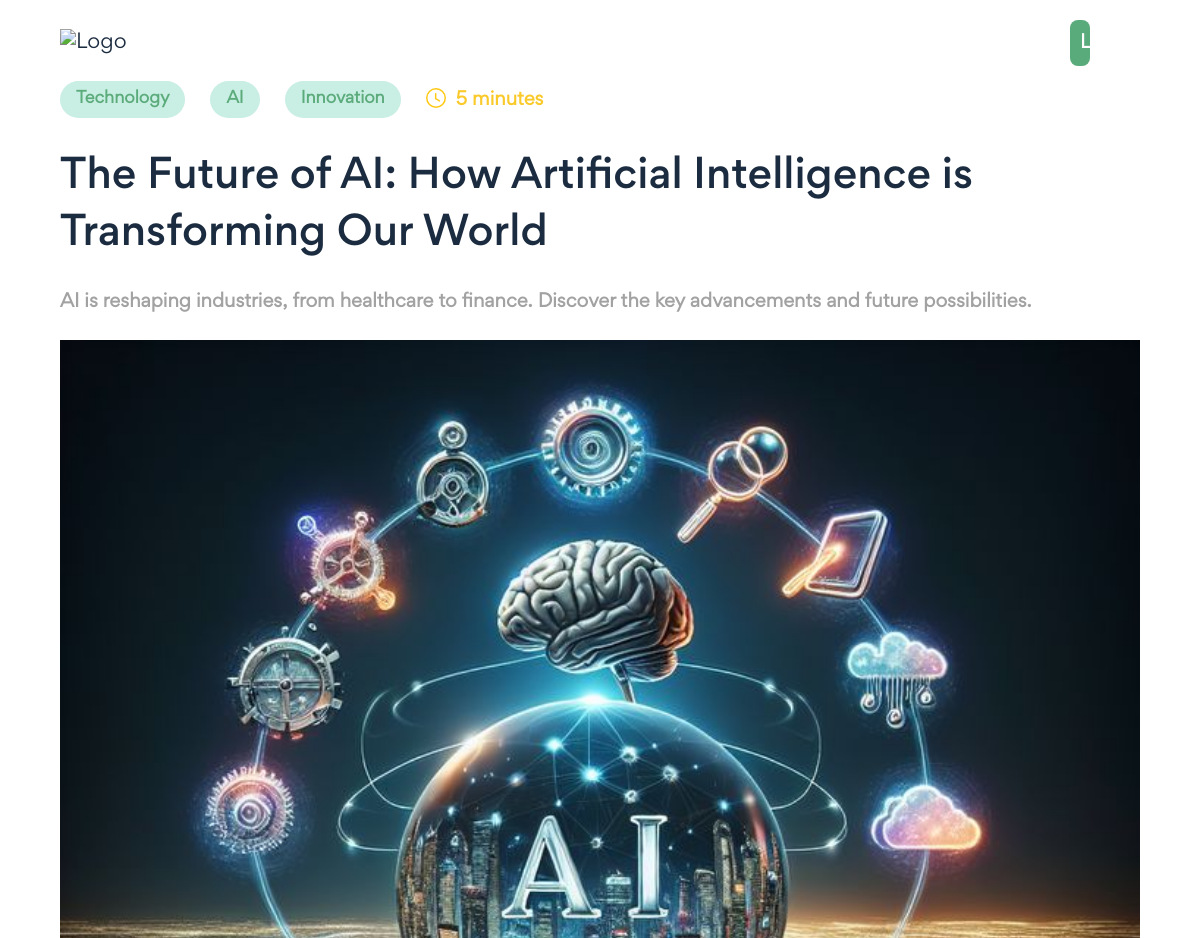
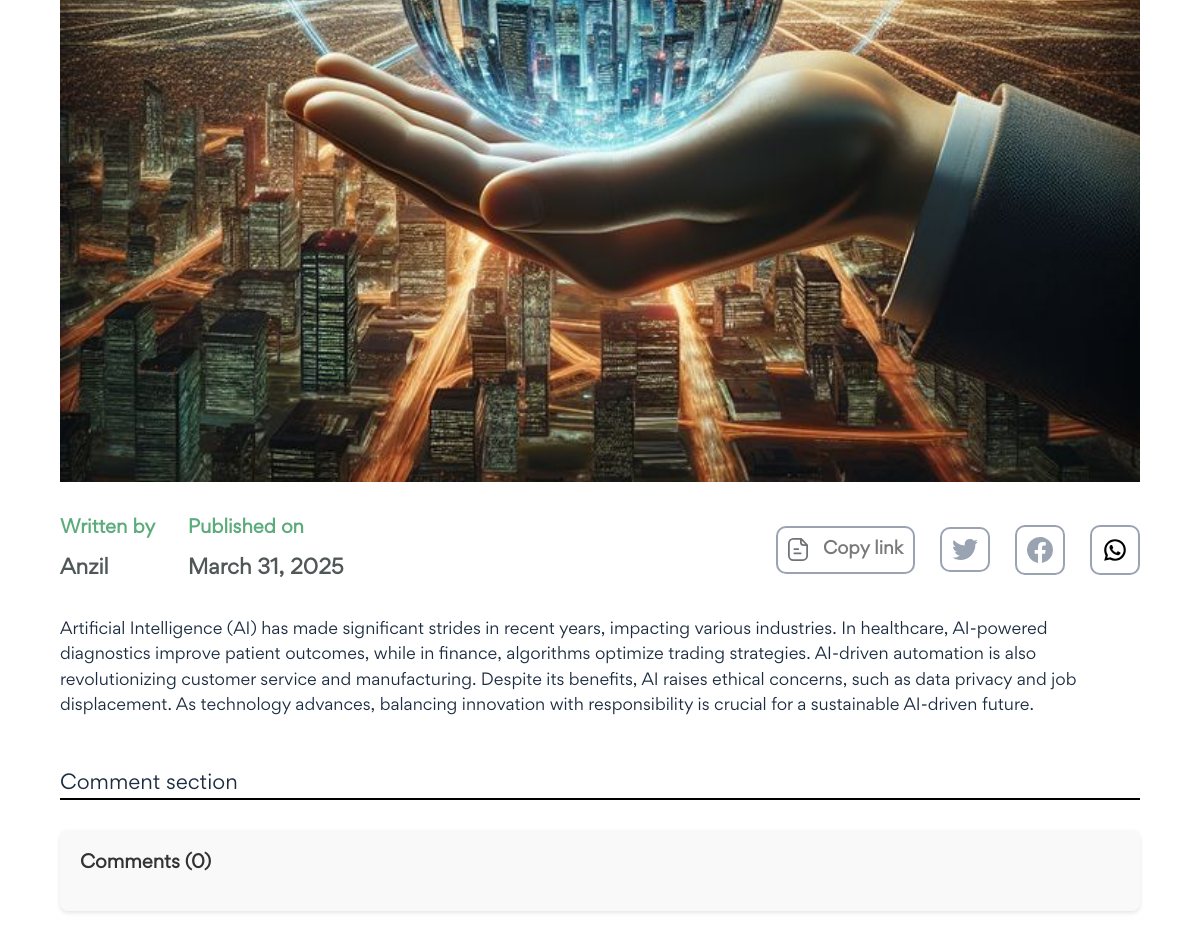
Page /79/ on the committed database (2 pictures, top to bottom).
### posts/models.py (models this page shows, shortened)
class Category(models.Model):
    title = models.CharField(max_length=50)
    class Meta:
        verbose_name_plural = "categories"

class Post(models.Model):
    title = models.CharField(max_length=200)
    short_description = models.TextField()
    description = models.TextField()
    categories = models.ManyToManyField("posts.Category")
    time_to_read = models.CharField(max_length=100)
    featured_image = models.ImageField(upload_to="posts/")
    author = models.ForeignKey("posts.Author", on_delete=models.CASCADE)
    published_date = models.DateField()
    is_draft = models.BooleanField(default=False)
    is_deleted = models.BooleanField(default=False)

class Author(models.Model):
    name = models.CharField(max_length=200)
    user = models.OneToOneField("auth.User",on_delete=models.CASCADE)

### web/views.py (the view, shortened to what this page needs)
# urls.py: path("<int:id>/", post, name="post"),
def post(request, id):
    instance = get_object_or_404(Post.objects.filter(id=id))
    is_other_user = (
        request.user.is_authenticated and
        not request.user.is_superuser and
        request.user != instance.author.user
    )
    if is_other_user:
        PostRead.objects.get_or_create(post=instance, user=request.user)
    comment_success = request.session.pop("comment_success", False)
    comments = instance.comments.all().order_by('-created_at')
    context = {
        "instance": instance,
        "comments": comments,
        "comment_success": comment_success
    }
    return render(request, 'web/post.html', context=context)

### posts/context_processors.py (called while the page is built)
def bell_alert(request):
    if request.user.is_authenticated:
        has_unseen = MessageNotification.objects.filter(post_owner=request.user, seen=False).exists()
        return {'bell_alert': has_unseen}
    return {'bell_alert': False}

### web/context_processors.py (called while the page is built)
def report_bell_alert(request):
    if request.user.is_authenticated and request.user.is_superuser:
        return {
            'report_bell_alert': ReportMessage.objects.filter(
                is_admin_replied=False
            ).exists()
        }
    return {'report_bell_alert': False}

### templates/web/post.html (shortened to what this page needs)
{% load static %}
<!DOCTYPE html>
<html lang="en">
    <head>
        <link
            rel="stylesheet"
            href="{% static 'css/style.css' %}"
            type="text/css"
        />
    </head>
    <body>
    <section id="single-page-home">
        <section class="wrapper">
            <header>
                <h1>
                    <a href="{% url 'web:index' %}">
                        <img
                            src="{% static 'images/icons/blog-logo.svg' %}"
                            alt="Logo"
                        />
                    </a>
                </h1>
                <div>
                    {% if request.user.is_authenticated %}
                        {% if request.user.is_superuser %}
                            <span style="color: black; font-weight: bold; margin-right: 10px;">
                                Welcome, {{ request.user.username }} ({{ request.user.email }}) 👑
                            </span>
                            <a href="{% url 'users:logout' %}" class="login"  style="background-color: red; color: white">Logout</a>
                        {% else %}
                            <span style="color: black; font-weight: bold; margin-right: 10px;">
                                Welcome, {{ request.user.username }}❤️
                            </span>
                            <a href="{% url 'posts:create_post' %}" class="login my-posts">Create</a>
                            <a href="{% url 'posts:my_posts' %}" class="login my-posts">My Posts</a>
                            <a href="{% url 'web:my_reports' %}" class="login my-posts">📬 My Reports</a>
                            <a href="{% url 'users:logout' %}" class="login"  style="background-color: red; color: white">Logout</a>
                        {% endif %}
                    {% else %}
                        <a href="{% url 'users:sign_log' %}" class="login">Login</a>
                    {% endif %}
                </div>
            </header>
            <section class="single-page-spotlight">
                <div class="blog-category">
                    {% for category in instance.categories.all %}
                    <span class="category">
                        {{category.title}}
                    </span>
                    {% endfor %}
                    <span class="read">
                        <span class="clock">
                            <img src="{% static 'images/icons/clock.svg' %}" alt="Clock" />
                        </span>
                       {{instance.time_to_read}}
                    </span>
                </div>
                <h3 class="title">
                    {{instance.title}}
                </h3>
                <p class="description">
                    {{instance.short_description}}
                </p>
                <div class="post-thumbnail">
                    <img src="{{instance.featured_image.url}}" alt="Post-thumbnail" >
                </div>
                <div class="details">
                    <span class="published">
                        <p class="written">
                            Written by
                        </p>
                        <p class="name">
                            {{instance.author.name}}
                        </p>
                    </span>
                    <span class="published">
                        <p class="written">
                            Published on
                        </p>
                        <p class="name">
                            {{instance.published_date}}
                        </p>
                    </span>
                    <ul class="social">
                        <li>
                            <a href="#" class="copy-link">
                                <span class="link">
                                    <img src="{% static 'images/icons/copy-link.svg' %}" alt="Copy-link" />
                                </span>
                                Copy link
                            </a>
                        </li>
                        <li class="social-media">
                            <a target="_blank" href="https://twitter.com/intent/tweet?text={{ request.build_absolute_uri }}">
                                <img src="{% static 'images/icons/twitter.svg' %}" alt="Twitter" />
                            </a>
                        </li>
                        <li class="social-media">
                            <a target="_blank" href="https://www.facebook.com/sharer/sharer.php?u={{ request.build_absolute_uri }}">
                                <img src="{% static 'images/icons/facebook.svg' %}" alt="Facebook" />
                            </a>
                        </li>
                        <li class="social-media">
                            <a target="_blank" href="https://api.whatsapp.com/send?text={{ request.build_absolute_uri }}">
                                <img src="{% static 'images/icons/whatsapp.svg' %}" alt="Linked-in" />
                            </a>
                        </li>
                    </ul>
                </div>
                <p class="detailed-description">
                    {{ instance.description|safe }}
                </p>
             <br>
            <h3 style="border-bottom: 2px solid black;">Comment section</h3>
<div class="comment-section">
    <h4>Comments ({{ comments.count }})</h4>
</div>
                </section>
        </section>
    </section>
    </body>
</html>

### static/css/style.css (style rules this page uses)
* { margin: 0; padding: 0; border: 0; vertical-align: baseline; background: transparent; font-weight: normal; text-decoration: none; outline: none; -webkit-box-sizing: border-box; -moz-box-sizing: border-box; box-sizing: border-box; font-family: "Gordita Regular"; }
ol, ul { list-style: none; }
body { font-size: 17px; color: #1c2c40; overflow-x: hidden; min-width: 320px; font-weight: 400; }
a { color: #1c2c40; }
p { line-height: 1.6em; font-size: 16px; font-weight: 400; }
.wrapper { width: 90%; margin: 0 auto; max-width: 1500px; }
img { display: block; width: 100%; height: 100%; }
#home, #single-page-home { padding: 20px 0 50px; position: relative; }
#single-page-home section.wrapper { max-width: 1280px; }
header { display: flex; align-items: center; margin-bottom: 15px; justify-content: space-between; }
header h1 { width: 150px; }
header h1 a { display: block; }
header a.login { background-color: #5aab7b; padding: 10px; font-size: 20px; font-weight: 900; color: #fff; text-align: center; border-radius: 8px; display: inline-block; }
#single-page-home section.single-page-spotlight div.blog-category { display: flex; align-items: center; margin-bottom: 3%; }
#single-page-home section.single-page-spotlight div.blog-category span.category { background: #c9eee4; border-radius: 20px; padding: 7px 16px; text-align: center; color: #5bab7b; font-size: 16px; font-weight: 700; margin-right: 25px; }
#single-page-home section.single-page-spotlight div.blog-category span.read { color: #fac92a; font-weight: 700; font-size: 18px; display: flex; align-items: center; }
#single-page-home section.single-page-spotlight div.blog-category span.read span.clock { margin-right: 10px; margin: 0 10px 3px 0; }
#single-page-home section.single-page-spotlight h3.title { font-family: "Gordita Medium"; margin-bottom: 2%; font-size: 40px; display: inline-block; }
#single-page-home section.single-page-spotlight p.description { font-size: 18px; color: #a3a2a2; font-weight: 700; margin-bottom: 2%; line-height: 1.8em; }
#single-page-home section.single-page-spotlight div.post-thumbnail { width: 100%; margin-bottom: 3%; }
#single-page-home section.single-page-spotlight div.details { display: flex; align-items: center; margin-bottom: 3%; }
#single-page-home section.single-page-spotlight div.details span.published { margin-right: 3%; }
#single-page-home section.single-page-spotlight div.details span.published p.written { color: #5bab7b; font-size: 18px; font-weight: 700; margin-bottom: 10px; }
#single-page-home section.single-page-spotlight div.details span.published p.name { font-size: 20px; font-weight: 700; color: #4f5757; }
#single-page-home section.single-page-spotlight div.details ul.social { display: flex; align-items: center; margin-left: auto; }
#single-page-home section.single-page-spotlight div.details ul.social li { margin-right: 25px; border: 2px solid #9aa3b2; padding: 10px; border-radius: 10px; }
#single-page-home section.single-page-spotlight div.details ul.social li.social-media { width: 50px; }
#single-page-home section.single-page-spotlight div.details ul.social li:last-child { margin-right: 0; }
#single-page-home section.single-page-spotlight div.details ul.social li a { display: flex; align-items: center; color: #797979; font-weight: 700; }
#single-page-home section.single-page-spotlight div.details ul.social li a span.link { margin-right: 15px; width: 20px; }
#single-page-home section.single-page-spotlight p.detailed-description { font-size: 16px; color: #797979; font-weight: 700; }
@media all and (max-width: 1280px) { #home header a.login, #single-page-home header a.login { width: 14%; font-size: 18px; } }

### templates/web/post.html (style rules this page uses)
header h1 a img { transition: transform 0.3s ease-in-out; }
a.login, a.my-posts, #hamburger-icon img, .social-media a img, .copy-link { transition: all 0.3s ease-in-out; }
.comment-section { margin-top: 30px; padding: 20px; background-color: #f9f9f9; border-radius: 8px; box-shadow: 0 2px 4px rgba(0, 0, 0, 0.1); }
.comment-section h4 { font-size: 18px; margin-bottom: 15px; font-weight: bold; color: #333; }

### rows in the picture
Category: title "Technology"
Category: title "AI"
Category: title "Innovation"
Post: time_to_read "5 minutes", title "The Future of AI: How Artificial Intelligence is Transforming Our World", short_description "AI is reshaping industries, from healthcare to finance. Discover the key advancements and future possibilities.", featured_image (picture), author.name "Anzil", published_date "March 31, 2025", description "Artificial Intelligence (AI) has made significant strides in recent years, impacting various industries. In healthcare, AI-powered diagnostics improve patient outcomes, while in finance, algorithms optimize trading strategies. AI-driven automation is also revolutionizing customer service and manufacturing. Despite its benefits, AI raises ethical concerns, such as data privacy and job displacement. As technology advances, balancing innovation with responsibility is crucial for a sustainable AI-driven future."

### other values in the picture
{{ comments.count }} "0"
